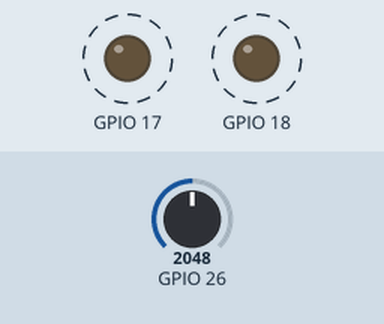
A sketch run on a simulated ESP32. Shown: output pins drawn as LEDs (lit = HIGH). Dashed ring = blinking. The inputs (shaded band) are chosen by the test bench; at power-on: GPIO 26 = 2048. What the sketch prints to the serial monitor is not drawn.

Above: at 1.8 s.
1.9 s: GPIO 26 set to 314
5.4 s: GPIO 26 set to 283
At 6.1 s:
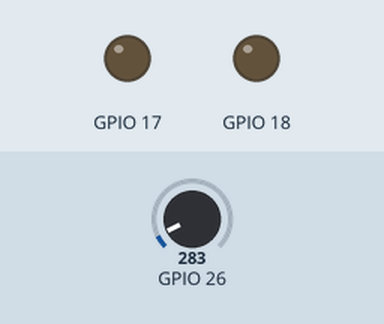
7.0 s: GPIO 26 set to 491
At 7.4 s:
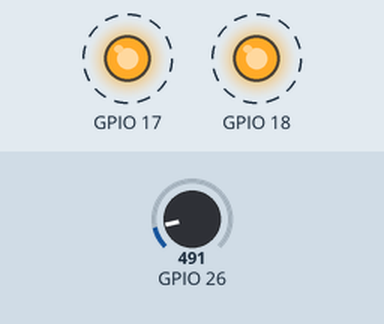
11.0 s: GPIO 26 set to 260
At 12.1 s:
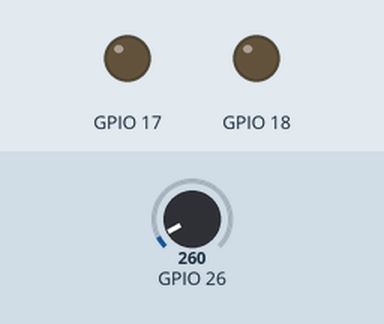
Timing chart, 0 to 13.5 s (numbered marks = the images above; inputs shaded):
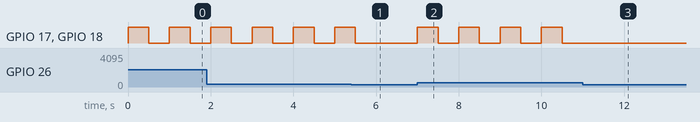

The sketch:

Project_11_Sound_Detection_Alarm_System.ino
```cpp
//**********************************************************************************
/*
 * 名称   : Sound_Detection_Alarm_System
 * 功能   : 声音传感器控制LED和蜂鸣器
 * 作者   : http://www.keyes-robot.com/
*/
int item = 0;

void setup() {
  Serial.begin(115200); //设置串口波特率为115200
  pinMode(26, INPUT);    //将声音传感器连接到GPIO26上，并设置为输入模式
  pinMode(17, OUTPUT); //将有源蜂鸣器连接到GPIO17上，并设置为输出模式
  pinMode(18, OUTPUT);  //将LED连接到GPIO18上，并设置为输出模式
}

void loop() {
  item = analogRead(26);   //读取声音传感器的模拟值，将读取到模拟值赋予变量Item
  Serial.println(item);  //串口打印声音传感器的模拟值
  if (item > 300) {  //模拟值大于300
    digitalWrite(17, HIGH); //打开蜂鸣器
    digitalWrite(18, HIGH);  //打开LED
    delay(500);  //延迟 500ms
    digitalWrite(17, LOW);  //关闭蜂鸣器
    digitalWrite(18, LOW);  //关闭LED
    delay(500);  //延迟 500ms
  } else {  //否则，模拟值不大于300
    digitalWrite(17, LOW); //关闭蜂鸣器
    digitalWrite(18, LOW);  //关闭LED
  }
}
//**********************************************************************************
```

Measured:
- the behaviour switches between 301 and 300 on GPIO 26 (found by bisection; images 0 and 1)
- after the input at 5.4 s, GPIO 17, GPIO 18: goes on until 5.5 s, then stays LOW
- after the input at 7.0 s, GPIO 17, GPIO 18: alternates HIGH for 0.50 s and LOW for 0.50 s, starting at once
- after the input at 11.0 s, GPIO 17, GPIO 18: stops changing and stays LOW
- by itself, GPIO 17, GPIO 18: alternates HIGH for 0.50 s and LOW for 0.50 s
